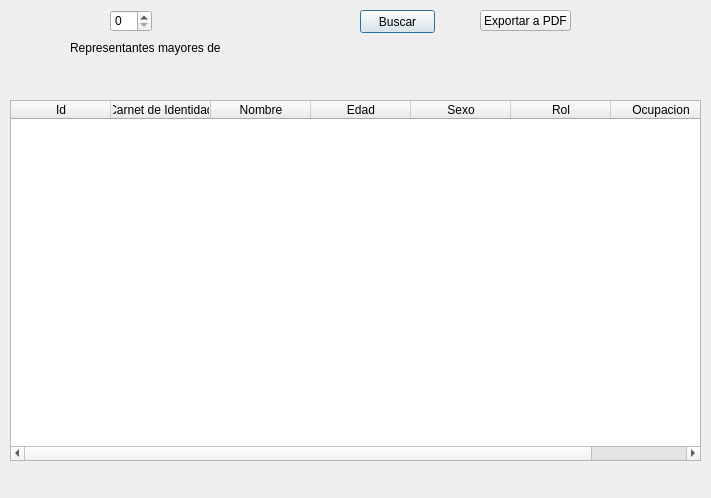
<?xml version="1.0" encoding="UTF-8"?>
<ui version="4.0">
 <class>Dialog</class>
 <widget class="QDialog" name="Dialog">
  <property name="geometry">
   <rect>
    <x>0</x>
    <y>0</y>
    <width>711</width>
    <height>498</height>
   </rect>
  </property>
  <property name="windowTitle">
   <string>Dialog</string>
  </property>
  <widget class="QPushButton" name="btn_buscar">
   <property name="geometry">
    <rect>
     <x>360</x>
     <y>10</y>
     <width>75</width>
     <height>23</height>
    </rect>
   </property>
   <property name="text">
    <string>Buscar</string>
   </property>
  </widget>
  <widget class="QPushButton" name="btn_exportar">
   <property name="geometry">
    <rect>
     <x>480</x>
     <y>10</y>
     <width>91</width>
     <height>21</height>
    </rect>
   </property>
   <property name="text">
    <string>Exportar a PDF</string>
   </property>
  </widget>
  <widget class="QTableWidget" name="table">
   <property name="geometry">
    <rect>
     <x>10</x>
     <y>100</y>
     <width>691</width>
     <height>361</height>
    </rect>
   </property>
   <column>
    <property name="text">
     <string>Id</string>
    </property>
   </column>
   <column>
    <property name="text">
     <string>Carnet de Identidad</string>
    </property>
   </column>
   <column>
    <property name="text">
     <string>Nombre</string>
    </property>
   </column>
   <column>
    <property name="text">
     <string>Edad</string>
    </property>
   </column>
   <column>
    <property name="text">
     <string>Sexo</string>
    </property>
   </column>
   <column>
    <property name="text">
     <string>Rol</string>
    </property>
   </column>
   <column>
    <property name="text">
     <string>Ocupacion</string>
    </property>
   </column>
  </widget>
  <widget class="QLabel" name="label">
   <property name="geometry">
    <rect>
     <x>70</x>
     <y>40</y>
     <width>201</width>
     <height>16</height>
    </rect>
   </property>
   <property name="text">
    <string>Representantes mayores de</string>
   </property>
  </widget>
  <widget class="QSpinBox" name="txt_buscar">
   <property name="geometry">
    <rect>
     <x>110</x>
     <y>10</y>
     <width>42</width>
     <height>22</height>
    </rect>
   </property>
  </widget>
 </widget>
 <resources/>
 <connections/>
</ui>
